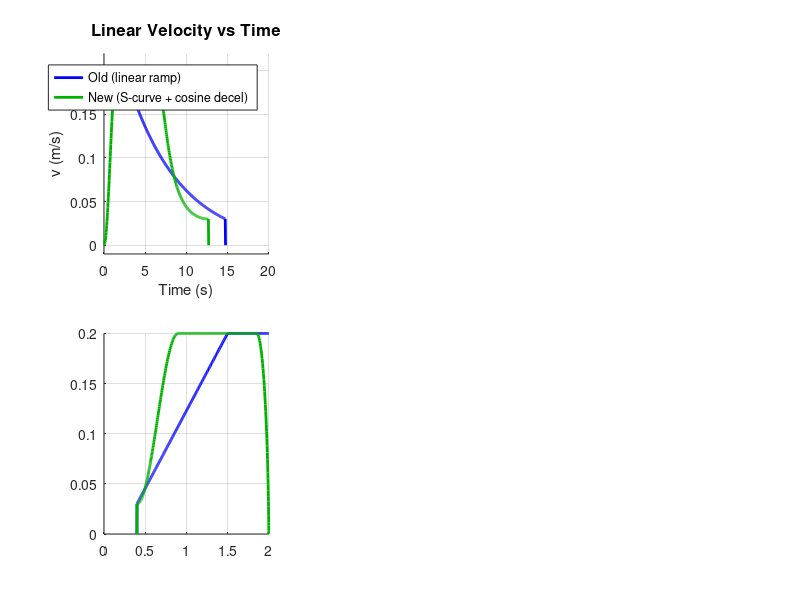

Recreate this plot in MATLAB. (Note: this script raises an error after producing the figure.)
%% RECLAIM — Velocity Profile Visualization
%  Shows the full velocity command pipeline during a simulated PURSUE:
%    1. Distance-proportional speed with cosine deceleration zone
%    2. S-curve startup ramp
%    3. Speed-dependent angular limiting
%    4. Angular EMA + sinusoidal ramp limiter
%
%  Compares old (linear ramp + hard stops) vs new (cosine decel + S-curve)
%
%  Author: Shady Siam
%  Date:   March 24, 2026

clear; clc; close all;

%% ===== Parameters =====
% Robot
max_v     = 0.20;    % m/s
min_v     = 0.03;    % m/s
stop_dist = 0.40;    % m (cam_z stop distance)
dt        = 0.033;   % ~30 Hz

% New controller
decel_start   = 0.90;  % m — begin deceleration
ramp_duration = 1.5;   % s — S-curve startup
alpha_ema     = 0.45;  % angular EMA blend
deadband      = 0.015; % angular smooth taper zone
ramp_rate     = 0.6;   % sinusoidal ramp limiter

% Simulated approach: start at 2.0m, drive toward target
initial_dist = 2.0;  % m

%% ===== Simulate OLD velocity profile =====
dist = initial_dist;
v_old = []; d_old = [];
t = 0; t_old = [];

while dist > stop_dist
    % Old: linear distance-proportional speed, no startup ramp
    dist_ratio = (dist - stop_dist) / 1.1;
    dist_ratio = max(0, min(1, dist_ratio));
    v = min_v + (max_v - min_v) * dist_ratio;

    v_old(end+1) = v;
    d_old(end+1) = dist;
    t_old(end+1) = t;

    dist = dist - v * dt;
    t = t + dt;
end
% Hard stop
v_old(end+1) = 0; d_old(end+1) = dist; t_old(end+1) = t;

%% ===== Simulate NEW velocity profile =====
dist = initial_dist;
v_new = []; d_new = [];
t = 0; t_new = [];
start_time = 0;

while dist > stop_dist
    % Cosine deceleration zone
    if dist < decel_start
        zone_ratio = (dist - stop_dist) / (decel_start - stop_dist);
        zone_ratio = max(0, min(1, zone_ratio));
        speed_ratio = 0.5 * (1 - cos(pi * zone_ratio));
        v = min_v + (max_v - min_v) * speed_ratio;
    else
        v = max_v;
    end

    % S-curve startup ramp
    elapsed = t - start_time;
    if elapsed < ramp_duration
        ramp = 0.5 * (1 - cos(pi * elapsed / ramp_duration));
        v = v * ramp;
    end

    v_new(end+1) = v;
    d_new(end+1) = dist;
    t_new(end+1) = t;

    dist = dist - v * dt;
    t = t + dt;
end
% Smooth final approach to zero (already near min_v)
v_new(end+1) = 0; d_new(end+1) = dist; t_new(end+1) = t;

%% ===== Simulate angular pipeline =====
% Simulate a target that starts 100px off-center, robot corrects
N = 300;  % frames (~10s at 30fps)
pixel_offset = zeros(1, N);
pixel_offset(1) = 100;  % start 100px off center

% Simulate detection noise
rng(42);
noise = randn(1, N) * 5;  % 5px RMS noise at 30fps

% Controller states
Kp = 0.0012;
filtered_w = 0;
last_w = 0;

raw_w_log = zeros(1, N);
ema_w_log = zeros(1, N);
final_w_log = zeros(1, N);
offset_log = zeros(1, N);

for i = 1:N
    % Simulated pixel offset (decays as robot corrects + noise)
    if i > 1
        pixel_offset(i) = pixel_offset(i-1) * 0.97 + noise(i);
    end
    offset_log(i) = pixel_offset(i);

    % P controller
    raw_w = -Kp * pixel_offset(i);
    raw_w = max(-0.15, min(0.15, raw_w));
    raw_w_log(i) = raw_w;

    % EMA filter
    filtered_w = alpha_ema * raw_w + (1 - alpha_ema) * filtered_w;
    ema_w_log(i) = filtered_w;

    % Smooth taper near zero
    w_out = filtered_w;
    if abs(w_out) < deadband
        scale = (w_out / deadband)^2;
        w_out = w_out * scale;
    end

    % Sinusoidal ramp limiter
    max_delta = ramp_rate * dt;
    delta = w_out - last_w;
    if abs(delta) > max_delta
        t_ratio = max_delta / abs(delta);
        smooth_t = 0.5 * (1 - cos(pi * t_ratio));
        w_out = last_w + delta * smooth_t;
    end
    last_w = w_out;
    final_w_log(i) = w_out;
end

t_ang = (0:N-1) * dt;

%% ===== Simulate speed-dependent angular limiting =====
speeds = linspace(0, max_v, 100);
ang_limit_slow = 0.25;
ang_limit_fast = 0.06;
ang_limits = zeros(size(speeds));
for i = 1:length(speeds)
    speed_frac = (speeds(i) - min_v) / max(0.01, max_v - min_v);
    speed_frac = max(0, min(1, speed_frac));
    ang_limits(i) = ang_limit_slow + (ang_limit_fast - ang_limit_slow) * speed_frac;
end

%% ===== PLOTTING =====
figure('Position', [50, 50, 1400, 900], 'Color', 'w');

% --- Plot 1: Linear velocity vs time ---
subplot(2,3,1);
hold on; grid on;
plot(t_old, v_old, 'b-', 'LineWidth', 2);
plot(t_new, v_new, 'Color', [0 0.7 0], 'LineWidth', 2);
xlabel('Time (s)'); ylabel('v (m/s)');
title('Linear Velocity vs Time', 'FontSize', 12);
legend('Old (linear ramp)', 'New (S-curve + cosine decel)', 'Location', 'northeast');
ylim([-0.01 max_v*1.1]);

% --- Plot 2: Linear velocity vs distance ---
subplot(2,3,4);
hold on; grid on;
plot(d_old, v_old, 'b-', 'LineWidth', 2);
plot(d_new, v_new, 'Color', [0 0.7 0], 'LineWidth', 2);
% Mark decel zone
xline(decel_start, 'r--', 'Decel start', 'FontSize', 9, 'LabelOrientation', 'horizontal');
xline(stop_dist, 'r-', 'Stop', 'FontSize', 9, 'LabelOrientation', 'horizontal');
% Shade decel zone
patch([stop_dist decel_start decel_start stop_dist], ...
      [-0.01 -0.01 max_v*1.1 max_v*1.1], ...
      [1 0.9 0.9], 'FaceAlpha', 0.3, 'EdgeColor', 'none');
xlabel('Distance to target (m)'); ylabel('v (m/s)');
title('Linear Velocity vs Distance', 'FontSize', 12);
legend('Old', 'New', 'Location', 'northwest');
set(gca, 'XDir', 'reverse');  % distance decreases left-to-right
ylim([-0.01 max_v*1.1]);

% --- Plot 3: Angular smoothing pipeline ---
subplot(2,3,2);
hold on; grid on;
plot(t_ang, raw_w_log, 'Color', [0.8 0.2 0.2], 'LineWidth', 1);
plot(t_ang, ema_w_log, 'Color', [0.2 0.2 0.8], 'LineWidth', 1.5);
plot(t_ang, final_w_log, 'Color', [0 0.7 0], 'LineWidth', 2);
xlabel('Time (s)'); ylabel('\omega (rad/s)');
title('Angular Smoothing Pipeline', 'FontSize', 12);
legend('Raw P output', 'After EMA (\alpha=0.45)', ...
       'Final (taper + ramp)', 'Location', 'northeast');

% --- Plot 4: Pixel offset convergence ---
subplot(2,3,5);
hold on; grid on;
plot(t_ang, offset_log, 'Color', [0.6 0.6 0.6], 'LineWidth', 1);
yline(0, 'k--');
yline(15, 'r--', 'Deadband', 'FontSize', 9);
yline(-15, 'r--');
xlabel('Time (s)'); ylabel('Pixel offset (px)');
title('Target Centering Convergence', 'FontSize', 12);

% --- Plot 5: Speed-dependent angular limit ---
subplot(2,3,3);
hold on; grid on;
plot(speeds, ang_limits, 'Color', [0.8 0 0.5], 'LineWidth', 2.5);
fill([speeds fliplr(speeds)], [ang_limits zeros(size(ang_limits))], ...
     [0.8 0 0.5], 'FaceAlpha', 0.15, 'EdgeColor', 'none');
xlabel('Forward speed (m/s)'); ylabel('Max |\omega| (rad/s)');
title('Speed-Dependent Angular Limit', 'FontSize', 12);
text(0.02, 0.23, sprintf('Slow: %.2f rad/s', ang_limit_slow), 'FontSize', 10);
text(0.14, 0.08, sprintf('Fast: %.2f rad/s', ang_limit_fast), 'FontSize', 10);

% --- Plot 6: Acceleration comparison ---
subplot(2,3,6);
hold on; grid on;
% Compute accelerations
accel_old = diff(v_old) / dt;
accel_new = diff(v_new) / dt;
plot(t_old(1:end-1), accel_old, 'b-', 'LineWidth', 1.5);
plot(t_new(1:end-1), accel_new, 'Color', [0 0.7 0], 'LineWidth', 1.5);
xlabel('Time (s)'); ylabel('Acceleration (m/s^2)');
title('Acceleration (Jerk Comparison)', 'FontSize', 12);
legend('Old (abrupt)', 'New (smooth)', 'Location', 'northeast');

sgtitle('RECLAIM Prototype — Velocity & Control Profiles', 'FontSize', 15, 'FontWeight', 'bold');

saveas(gcf, fullfile(fileparts(mfilename('fullpath')), 'velocity_profiles.png'));
fprintf('Saved velocity_profiles.png\n');
